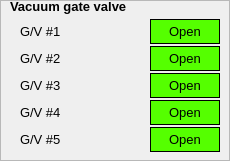
  <widget class="QFrame" name="frame_22" >
   <property name="geometry" >
    <rect>
     <x>870</x>
     <y>194</y>
     <width>230</width>
     <height>161</height>
    </rect>
   </property>
   <property name="frameShape" >
    <enum>QFrame::StyledPanel</enum>
   </property>
   <property name="frameShadow" >
    <enum>QFrame::Raised</enum>
   </property>
   <widget class="QLabel" name="lbVGV_1" >
    <property name="geometry" >
     <rect>
      <x>20</x>
      <y>19</y>
      <width>60</width>
      <height>25</height>
     </rect>
    </property>
    <property name="font" >
     <font>
      <pointsize>10</pointsize>
     </font>
    </property>
    <property name="text" >
     <string>G/V #1</string>
    </property>
   </widget>
   <widget class="QLabel" name="lbVGV_2" >
    <property name="geometry" >
     <rect>
      <x>20</x>
      <y>46</y>
      <width>60</width>
      <height>25</height>
     </rect>
    </property>
    <property name="font" >
     <font>
      <pointsize>10</pointsize>
     </font>
    </property>
    <property name="text" >
     <string>G/V #2</string>
    </property>
   </widget>
   <widget class="QLabel" name="lbVGV_3" >
    <property name="geometry" >
     <rect>
      <x>20</x>
      <y>73</y>
      <width>60</width>
      <height>25</height>
     </rect>
    </property>
    <property name="font" >
     <font>
      <pointsize>10</pointsize>
     </font>
    </property>
    <property name="text" >
     <string>G/V #3</string>
    </property>
   </widget>
   <widget class="QLabel" name="lbVGV" >
    <property name="geometry" >
     <rect>
      <x>10</x>
      <y>-1</y>
      <width>200</width>
      <height>30</height>
     </rect>
    </property>
    <property name="font" >
     <font>
      <pointsize>10</pointsize>
      <weight>75</weight>
      <bold>true</bold>
     </font>
    </property>
    <property name="text" >
     <string>Vacuum gate valve</string>
    </property>
    <property name="alignment" >
     <set>Qt::AlignLeading|Qt::AlignLeft|Qt::AlignTop</set>
    </property>
   </widget>
   <widget class="QLabel" name="lbVGV_4" >
    <property name="geometry" >
     <rect>
      <x>20</x>
      <y>100</y>
      <width>60</width>
      <height>25</height>
     </rect>
    </property>
    <property name="font" >
     <font>
      <pointsize>10</pointsize>
     </font>
    </property>
    <property name="text" >
     <string>G/V #4</string>
    </property>
   </widget>
   <widget class="CADisplayer" name="cadpVGV1" >
    <property name="geometry" >
     <rect>
      <x>0</x>
      <y>19</y>
      <width>30</width>
      <height>20</height>
     </rect>
    </property>
    <property name="nuformat" stdset="0" >
     <enum>CADisplayer::Integer</enum>
    </property>
    <property name="pvname" >
     <string>EC1_VAC_GTV_MOUS</string>
    </property>
    <property name="lineWidth" stdset="0" >
     <number>1</number>
    </property>
    <property name="fillcol" stdset="0" >
     <color>
      <red>255</red>
      <green>255</green>
      <blue>0</blue>
     </color>
    </property>
   </widget>
   <widget class="CADisplayer" name="cadpVGV2" >
    <property name="geometry" >
     <rect>
      <x>0</x>
      <y>49</y>
      <width>30</width>
      <height>20</height>
     </rect>
    </property>
    <property name="nuformat" stdset="0" >
     <enum>CADisplayer::Integer</enum>
    </property>
    <property name="pvname" >
     <string>EC1_VAC_GTV_DUMS</string>
    </property>
    <property name="lineWidth" stdset="0" >
     <number>1</number>
    </property>
    <property name="fillcol" stdset="0" >
     <color>
      <red>255</red>
      <green>255</green>
      <blue>0</blue>
     </color>
    </property>
   </widget>
   <widget class="CADisplayer" name="cadpVGV3" >
    <property name="geometry" >
     <rect>
      <x>0</x>
      <y>79</y>
      <width>30</width>
      <height>20</height>
     </rect>
    </property>
    <property name="nuformat" stdset="0" >
     <enum>CADisplayer::Integer</enum>
    </property>
    <property name="pvname" >
     <string>EC1_VAC_GTV_TES</string>
    </property>
    <property name="lineWidth" stdset="0" >
     <number>1</number>
    </property>
    <property name="fillcol" stdset="0" >
     <color>
      <red>255</red>
      <green>255</green>
      <blue>0</blue>
     </color>
    </property>
   </widget>
   <widget class="CADisplayer" name="cadpVGV4" >
    <property name="geometry" >
     <rect>
      <x>0</x>
      <y>109</y>
      <width>30</width>
      <height>20</height>
     </rect>
    </property>
    <property name="nuformat" stdset="0" >
     <enum>CADisplayer::Integer</enum>
    </property>
    <property name="pvname" >
     <string>EC1_VAC_GTV_MBS</string>
    </property>
    <property name="lineWidth" stdset="0" >
     <number>1</number>
    </property>
    <property name="fillcol" stdset="0" >
     <color>
      <red>255</red>
      <green>255</green>
      <blue>0</blue>
     </color>
    </property>
   </widget>
   <widget class="CALabel" name="calbVGV1" >
    <property name="geometry" >
     <rect>
      <x>150</x>
      <y>19</y>
      <width>70</width>
      <height>25</height>
     </rect>
    </property>
    <property name="palette" >
     <palette>
      <active>
       <colorrole role="Window" >
        <brush brushstyle="SolidPattern" >
         <color alpha="255" >
          <red>85</red>
          <green>255</green>
          <blue>0</blue>
         </color>
        </brush>
       </colorrole>
      </active>
      <inactive>
       <colorrole role="Window" >
        <brush brushstyle="SolidPattern" >
         <color alpha="255" >
          <red>85</red>
          <green>255</green>
          <blue>0</blue>
         </color>
        </brush>
       </colorrole>
      </inactive>
      <disabled>
       <colorrole role="Window" >
        <brush brushstyle="SolidPattern" >
         <color alpha="255" >
          <red>239</red>
          <green>239</green>
          <blue>239</blue>
         </color>
        </brush>
       </colorrole>
      </disabled>
     </palette>
    </property>
    <property name="font" >
     <font>
      <pointsize>10</pointsize>
     </font>
    </property>
    <property name="autoFillBackground" >
     <bool>true</bool>
    </property>
    <property name="frameShape" >
     <enum>QFrame::Box</enum>
    </property>
    <property name="text" >
     <string>Open</string>
    </property>
    <property name="alignment" >
     <set>Qt::AlignCenter</set>
    </property>
    <property name="pvname" >
     <string/>
    </property>
    <property name="cmode" stdset="0" >
     <enum>CALabel::Alarm</enum>
    </property>
    <property name="fillcol" stdset="0" >
     <color>
      <red>85</red>
      <green>255</green>
      <blue>0</blue>
     </color>
    </property>
    <property name="truelabel" >
     <string>Pump On</string>
    </property>
    <property name="falselabel" >
     <string>Pump Off</string>
    </property>
   </widget>
   <widget class="CALabel" name="calbVGV2" >
    <property name="geometry" >
     <rect>
      <x>150</x>
      <y>46</y>
      <width>70</width>
      <height>25</height>
     </rect>
    </property>
    <property name="palette" >
     <palette>
      <active>
       <colorrole role="Window" >
        <brush brushstyle="SolidPattern" >
         <color alpha="255" >
          <red>85</red>
          <green>255</green>
          <blue>0</blue>
         </color>
        </brush>
       </colorrole>
      </active>
      <inactive>
       <colorrole role="Window" >
        <brush brushstyle="SolidPattern" >
         <color alpha="255" >
          <red>85</red>
          <green>255</green>
          <blue>0</blue>
         </color>
        </brush>
       </colorrole>
      </inactive>
      <disabled>
       <colorrole role="Window" >
        <brush brushstyle="SolidPattern" >
         <color alpha="255" >
          <red>239</red>
          <green>239</green>
          <blue>239</blue>
         </color>
        </brush>
       </colorrole>
      </disabled>
     </palette>
    </property>
    <property name="font" >
     <font>
      <pointsize>10</pointsize>
     </font>
    </property>
    <property name="autoFillBackground" >
     <bool>true</bool>
    </property>
    <property name="frameShape" >
     <enum>QFrame::Box</enum>
    </property>
    <property name="text" >
     <string>Open</string>
    </property>
    <property name="alignment" >
     <set>Qt::AlignCenter</set>
    </property>
    <property name="pvname" >
     <string/>
    </property>
    <property name="cmode" stdset="0" >
     <enum>CALabel::Alarm</enum>
    </property>
    <property name="fillcol" stdset="0" >
     <color>
      <red>85</red>
      <green>255</green>
      <blue>0</blue>
     </color>
    </property>
    <property name="truelabel" >
     <string>Pump On</string>
    </property>
    <property name="falselabel" >
     <string>Pump Off</string>
    </property>
   </widget>
   <widget class="CALabel" name="calbVGV3" >
    <property name="geometry" >
     <rect>
      <x>150</x>
      <y>73</y>
      <width>70</width>
      <height>25</height>
     </rect>
    </property>
    <property name="palette" >
     <palette>
      <active>
       <colorrole role="Window" >
        <brush brushstyle="SolidPattern" >
         <color alpha="255" >
          <red>85</red>
          <green>255</green>
          <blue>0</blue>
         </color>
        </brush>
       </colorrole>
      </active>
      <inactive>
       <colorrole role="Window" >
        <brush brushstyle="SolidPattern" >
         <color alpha="255" >
          <red>85</red>
          <green>255</green>
          <blue>0</blue>
         </color>
        </brush>
       </colorrole>
      </inactive>
      <disabled>
       <colorrole role="Window" >
        <brush brushstyle="SolidPattern" >
         <color alpha="255" >
          <red>239</red>
          <green>239</green>
          <blue>239</blue>
         </color>
        </brush>
       </colorrole>
      </disabled>
     </palette>
    </property>
    <property name="font" >
     <font>
      <pointsize>10</pointsize>
     </font>
    </property>
    <property name="autoFillBackground" >
     <bool>true</bool>
    </property>
    <property name="frameShape" >
     <enum>QFrame::Box</enum>
    </property>
    <property name="text" >
     <string>Open</string>
    </property>
    <property name="alignment" >
     <set>Qt::AlignCenter</set>
    </property>
    <property name="pvname" >
     <string/>
    </property>
    <property name="cmode" stdset="0" >
     <enum>CALabel::Alarm</enum>
    </property>
    <property name="fillcol" stdset="0" >
     <color>
      <red>85</red>
      <green>255</green>
      <blue>0</blue>
     </color>
    </property>
    <property name="truelabel" >
     <string>Pump On</string>
    </property>
    <property name="falselabel" >
     <string>Pump Off</string>
    </property>
   </widget>
   <widget class="CALabel" name="calbVGV4" >
    <property name="geometry" >
     <rect>
      <x>150</x>
      <y>100</y>
      <width>70</width>
      <height>25</height>
     </rect>
    </property>
    <property name="palette" >
     <palette>
      <active>
       <colorrole role="Window" >
        <brush brushstyle="SolidPattern" >
         <color alpha="255" >
          <red>85</red>
          <green>255</green>
          <blue>0</blue>
         </color>
        </brush>
       </colorrole>
      </active>
      <inactive>
       <colorrole role="Window" >
        <brush brushstyle="SolidPattern" >
         <color alpha="255" >
          <red>85</red>
          <green>255</green>
          <blue>0</blue>
         </color>
        </brush>
       </colorrole>
      </inactive>
      <disabled>
       <colorrole role="Window" >
        <brush brushstyle="SolidPattern" >
         <color alpha="255" >
          <red>239</red>
          <green>239</green>
          <blue>239</blue>
         </color>
        </brush>
       </colorrole>
      </disabled>
     </palette>
    </property>
    <property name="font" >
     <font>
      <pointsize>10</pointsize>
     </font>
    </property>
    <property name="autoFillBackground" >
     <bool>true</bool>
    </property>
    <property name="frameShape" >
     <enum>QFrame::Box</enum>
    </property>
    <property name="text" >
     <string>Open</string>
    </property>
    <property name="alignment" >
     <set>Qt::AlignCenter</set>
    </property>
    <property name="pvname" >
     <string/>
    </property>
    <property name="cmode" stdset="0" >
     <enum>CALabel::Alarm</enum>
    </property>
    <property name="fillcol" stdset="0" >
     <color>
      <red>85</red>
      <green>255</green>
      <blue>0</blue>
     </color>
    </property>
    <property name="truelabel" >
     <string>Pump On</string>
    </property>
    <property name="falselabel" >
     <string>Pump Off</string>
    </property>
   </widget>
   <widget class="CALabel" name="calbVGV5" >
    <property name="geometry" >
     <rect>
      <x>150</x>
      <y>127</y>
      <width>70</width>
      <height>25</height>
     </rect>
    </property>
    <property name="palette" >
     <palette>
      <active>
       <colorrole role="Window" >
        <brush brushstyle="SolidPattern" >
         <color alpha="255" >
          <red>85</red>
          <green>255</green>
          <blue>0</blue>
         </color>
        </brush>
       </colorrole>
      </active>
      <inactive>
       <colorrole role="Window" >
        <brush brushstyle="SolidPattern" >
         <color alpha="255" >
          <red>85</red>
          <green>255</green>
          <blue>0</blue>
         </color>
        </brush>
       </colorrole>
      </inactive>
      <disabled>
       <colorrole role="Window" >
        <brush brushstyle="SolidPattern" >
         <color alpha="255" >
          <red>239</red>
          <green>239</green>
          <blue>239</blue>
         </color>
        </brush>
       </colorrole>
      </disabled>
     </palette>
    </property>
    <property name="font" >
     <font>
      <pointsize>10</pointsize>
     </font>
    </property>
    <property name="autoFillBackground" >
     <bool>true</bool>
    </property>
    <property name="frameShape" >
     <enum>QFrame::Box</enum>
    </property>
    <property name="text" >
     <string>Open</string>
    </property>
    <property name="alignment" >
     <set>Qt::AlignCenter</set>
    </property>
    <property name="pvname" >
     <string/>
    </property>
    <property name="cmode" stdset="0" >
     <enum>CALabel::Alarm</enum>
    </property>
    <property name="fillcol" stdset="0" >
     <color>
      <red>85</red>
      <green>255</green>
      <blue>0</blue>
     </color>
    </property>
    <property name="truelabel" >
     <string>Pump On</string>
    </property>
    <property name="falselabel" >
     <string>Pump Off</string>
    </property>
   </widget>
   <widget class="QLabel" name="lbVGV_5" >
    <property name="geometry" >
     <rect>
      <x>20</x>
      <y>127</y>
      <width>60</width>
      <height>25</height>
     </rect>
    </property>
    <property name="font" >
     <font>
      <pointsize>10</pointsize>
     </font>
    </property>
    <property name="text" >
     <string>G/V #5</string>
    </property>
   </widget>
   <widget class="CADisplayer" name="cadpVGV5" >
    <property name="geometry" >
     <rect>
      <x>0</x>
      <y>136</y>
      <width>30</width>
      <height>20</height>
     </rect>
    </property>
    <property name="nuformat" stdset="0" >
     <enum>CADisplayer::Integer</enum>
    </property>
    <property name="pvname" >
     <string>EC1_VAC_GTV_DUMS2</string>
    </property>
    <property name="lineWidth" stdset="0" >
     <number>1</number>
    </property>
    <property name="fillcol" stdset="0" >
     <color>
      <red>255</red>
      <green>255</green>
      <blue>0</blue>
     </color>
    </property>
   </widget>
  </widget>
